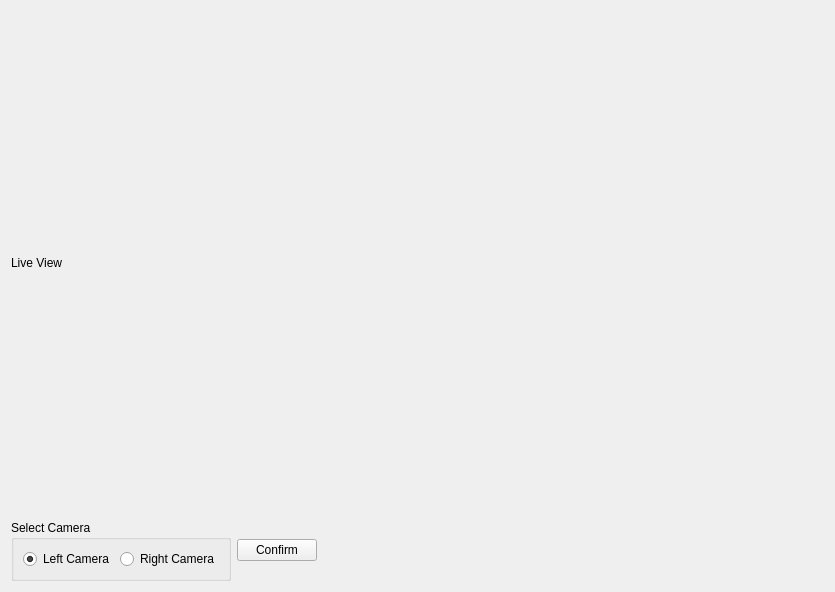
<?xml version="1.0" encoding="UTF-8"?>
<ui version="4.0">
 <class>FocusAssistant</class>
 <widget class="QWidget" name="FocusAssistant">
  <property name="geometry">
   <rect>
    <x>0</x>
    <y>0</y>
    <width>835</width>
    <height>592</height>
   </rect>
  </property>
  <property name="windowTitle">
   <string>Focus Assistant</string>
  </property>
  <property name="windowIcon">
   <iconset resource="Resource/res.qrc">
    <normaloff>:/splash.png</normaloff>:/splash.png</iconset>
  </property>
  <layout class="QGridLayout" name="gridLayout_2">
   <item row="0" column="0">
    <widget class="QLabel" name="imageDisplay">
     <property name="sizePolicy">
      <sizepolicy hsizetype="Preferred" vsizetype="Preferred">
       <horstretch>0</horstretch>
       <verstretch>0</verstretch>
      </sizepolicy>
     </property>
     <property name="maximumSize">
      <size>
       <width>1024</width>
       <height>800</height>
      </size>
     </property>
     <property name="text">
      <string>Live View</string>
     </property>
     <property name="scaledContents">
      <bool>true</bool>
     </property>
    </widget>
   </item>
   <item row="1" column="0">
    <layout class="QHBoxLayout" name="horizontalLayout_2">
     <item>
      <layout class="QHBoxLayout" name="horizontalLayout">
       <item>
        <widget class="QGroupBox" name="selectCamera">
         <property name="sizePolicy">
          <sizepolicy hsizetype="Preferred" vsizetype="Fixed">
           <horstretch>0</horstretch>
           <verstretch>0</verstretch>
          </sizepolicy>
         </property>
         <property name="title">
          <string>Select Camera</string>
         </property>
         <layout class="QGridLayout" name="gridLayout">
          <item row="0" column="0">
           <widget class="QRadioButton" name="leftCamera">
            <property name="sizePolicy">
             <sizepolicy hsizetype="Preferred" vsizetype="Fixed">
              <horstretch>0</horstretch>
              <verstretch>0</verstretch>
             </sizepolicy>
            </property>
            <property name="text">
             <string>Left Camera</string>
            </property>
            <property name="checked">
             <bool>true</bool>
            </property>
           </widget>
          </item>
          <item row="0" column="1">
           <widget class="QRadioButton" name="rightCamera">
            <property name="sizePolicy">
             <sizepolicy hsizetype="Preferred" vsizetype="Fixed">
              <horstretch>0</horstretch>
              <verstretch>0</verstretch>
             </sizepolicy>
            </property>
            <property name="text">
             <string>Right Camera</string>
            </property>
           </widget>
          </item>
         </layout>
        </widget>
       </item>
       <item>
        <widget class="QPushButton" name="okButton">
         <property name="sizePolicy">
          <sizepolicy hsizetype="Fixed" vsizetype="Fixed">
           <horstretch>0</horstretch>
           <verstretch>0</verstretch>
          </sizepolicy>
         </property>
         <property name="text">
          <string>Confirm</string>
         </property>
        </widget>
       </item>
      </layout>
     </item>
     <item>
      <spacer name="horizontalSpacer">
       <property name="orientation">
        <enum>Qt::Horizontal</enum>
       </property>
       <property name="sizeHint" stdset="0">
        <size>
         <width>402</width>
         <height>20</height>
        </size>
       </property>
      </spacer>
     </item>
    </layout>
   </item>
  </layout>
 </widget>
 <resources>
  <include location="Resource/res.qrc"/>
 </resources>
 <connections/>
</ui>
